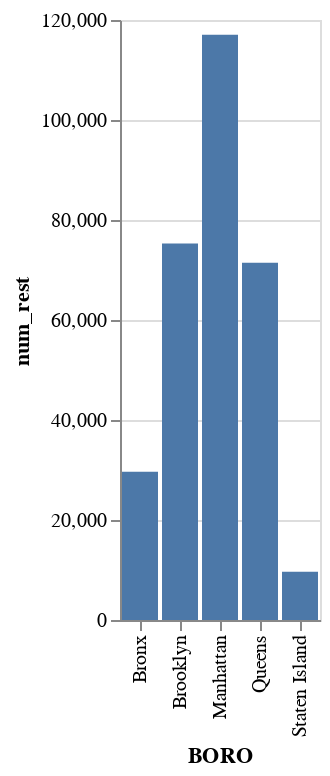

The notebook cell this image was saved under:
### Code cell
alt.Chart(x).mark_bar().encode(x = "BORO", y = "num_rest")

### Figure 1 — Vega-Lite specification as saved in the notebook (floating-point values rounded to 4 significant figures)
{"config": {"view": {"continuousWidth": 400, "continuousHeight": 300}}, "data": {"name": "data-3ebaa6814d33534bb6ed7550141eb747"}, "mark": "bar", "encoding": {"x": {"field": "BORO", "type": "nominal"}, "y": {"field": "num_rest", "type": "quantitative"}}, "$schema": "https://vega.github.io/schema/vega-lite/v4.17.0.json", "datasets": {"data-3ebaa6814d33534bb6ed7550141eb747": [{"BORO": "Bronx", "num_rest": 29653}, {"BORO": "Brooklyn", "num_rest": 75282}, {"BORO": "Manhattan", "num_rest": 117027}, {"BORO": "Queens", "num_rest": 71440}, {"BORO": "Staten Island", "num_rest": 9664}]}}
